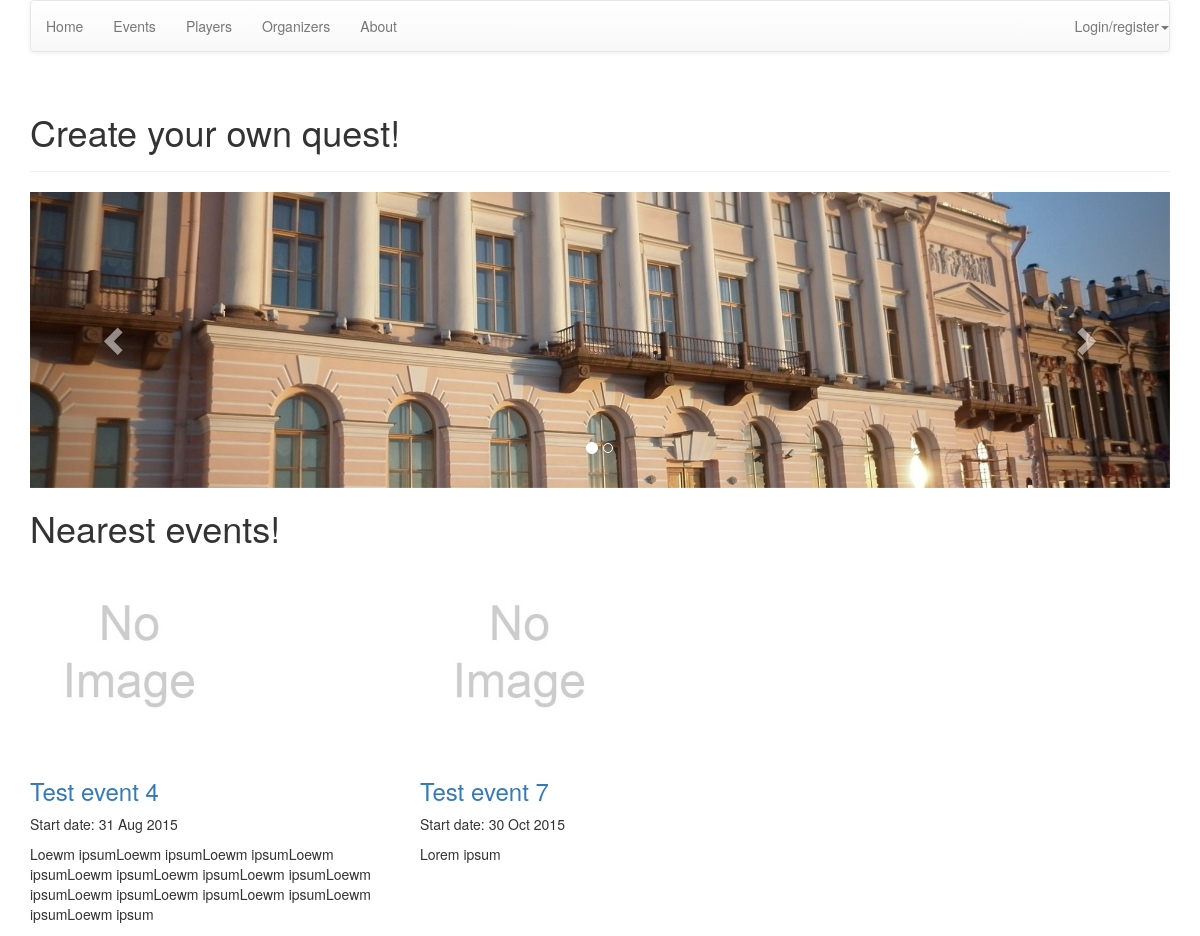
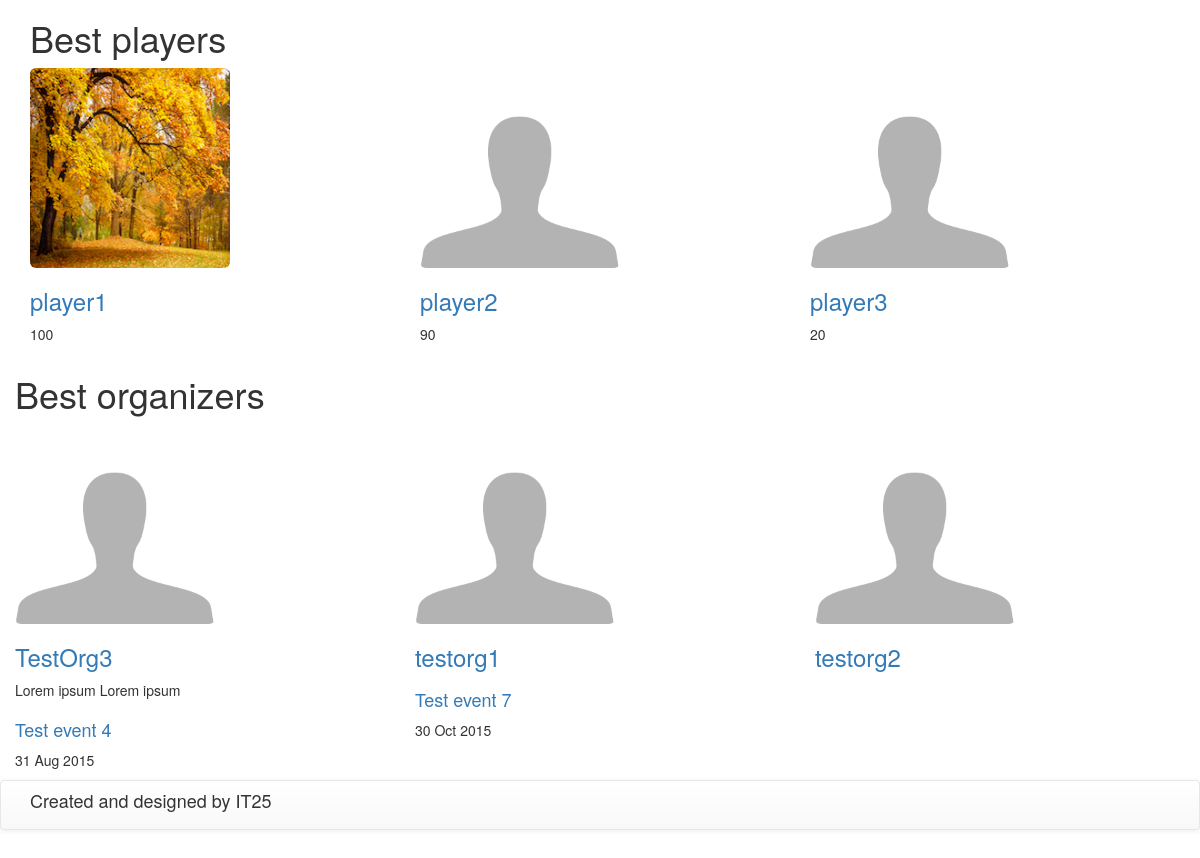
The page / on the database its author committed (2 pictures, top to bottom).
### web/models.py (models this page shows, shortened)
class Events(models.Model):
    title = models.TextField(verbose_name="Title")
    description = models.TextField(verbose_name="Description")
    map_link = models.TextField(verbose_name="Link to map", null=True, blank=True)
    place = models.ForeignKey(EventsPlaces, verbose_name="Place", null=True, blank=True)
    is_team = models.BooleanField(default=False, verbose_name="Team only")
    price = models.FloatField(verbose_name="Price", default=0.0)
    max_players = models.IntegerField(verbose_name="Limit players", null=True, blank=True)
    start_date = models.DateTimeField(verbose_name="Start date")
    end_date = models.DateTimeField(verbose_name="End date")
    registered_players = models.ManyToManyField(User, verbose_name="Registered users",
                                                related_name="regitered_players", null=True,
                                                blank=True)
    registered_teams = models.ManyToManyField(Teams, verbose_name="Registered teams", null=True,
                                              blank=True)
    organizer = models.ForeignKey(User, verbose_name="Organizer", related_name="organizer")
    completed = models.BooleanField(default=False, verbose_name="Finished")
    duration = DurationField(verbose_name="Duration", null=True, blank=True)
    image = models.ImageField(upload_to='images', blank=True, null=True, verbose_name="Image")
    event_photos = models.ManyToManyField(EventsPhotos, verbose_name="Event photos", null=True, blank=True)
    def image_tag(self):
        return u'<img src="%s" height=75 width=75 />' % (self.image.url)
    image_tag.short_description = "Current image"
    image_tag.allow_tags = True
    class Meta:
        verbose_name = "Event"
        verbose_name_plural = "Events"
        ordering = ('start_date',)

class Players(models.Model):
    SEX = (
        (0, 'MALE'),
        (1, 'FEMALE'),
        (2, 'NOT DEFINED')
    )
    user = models.OneToOneField(User)
    description = models.TextField(verbose_name="Description", null=True, blank=True)
    sex = models.IntegerField(choices=SEX, default=2, verbose_name="Sex")
    date_of_birth = models.DateField(null=True, blank=True, verbose_name="Date of birth")
    points = models.IntegerField(default=0, verbose_name="Points")
    rating = models.IntegerField(default=0, verbose_name="Place (rating)")
    class Meta:
        verbose_name = "Player"
        verbose_name_plural = "Players"

class QuestsUsers(models.Model):
    user = models.OneToOneField(User)
    is_organizer = models.BooleanField(default=False, verbose_name="Organizer")
    image = models.ImageField(upload_to='avatars', blank=True, null=True, verbose_name="Avatar")
    def image_tag(self):
        return u'<img src="%s" height=75 width=75 />' % (self.image.url)
    image_tag.short_description = "Current avatar"
    image_tag.allow_tags = True
    class Meta:
        verbose_name_plural = "Quests users"
        verbose_name = "Quest user"

class Organizers(models.Model):
    user = models.OneToOneField(User)
    description = models.TextField(verbose_name="Description", null=True, blank=True)
    tariff = models.ForeignKey(Tariffs, verbose_name="Tariff", null=True, blank=True)
    show_on_main_page = models.BooleanField(default=False, verbose_name="Best organizer (show on main page)") # If tru => show on main page
    def get_three_future_events(self):
        today = datetime.date.today()
        events = Events.objects.filter(organizer=self.user).filter(start_date__gte=today).order_by('start_date')[:3]
        return events
    class Meta:
        verbose_name = "Organizer"
        verbose_name_plural = "Organizers"

### web/views.py (the view)
# urls.py: url(r'^$', index, name='index'),
def index(request):
    today = datetime.date.today()
    nearest_events = Events.objects.filter(start_date__gte=today).order_by('start_date')[:3]
    best_players = Players.objects.filter(points__gt=0).order_by('-points')[:3]
    best_organizers = Organizers.objects.filter(show_on_main_page=True)[:3]
    return render_to_response('index.html', {'nearest_events': nearest_events,
                                             'best_players': best_players,
                                             'best_organizers': best_organizers},
                              context_instance=RequestContext(request))

### templates/index.html (shortened to what this page needs)
{% extends "base.html" %}
{% load staticfiles %}
{% block content %}
    <div class="container">
        <div class="row">
            <div class="col-xs-12">
                <div class="page-header">
                    <h1>Create your own quest!</h1>
                </div>
            </div>
        </div>
        <div class="row">
            <div class="col-xs-12">
                <div id="index_carousel" class="carousel slide" data-ride="carousel">
                    <ol class="carousel-indicators">
                        <li data-target="#index_carousel" data-slide-to="0" class="active"></li>
                        <li data-target="#index_carousel" data-slide-to="1"></li>
                    </ol>
                    <div class="carousel-inner" role="listbox">
                        <div class="item active">
                            <img src="{% static 'images/slide1.jpg' %}">
                        </div>
                    </div>
                    <a class="left carousel-control" href="#index_carousel" role="button" data-slide="prev">
                        <span class="glyphicon glyphicon-chevron-left" aria-hidden="true"></span>
                    </a>
                    <a class="right carousel-control" href="#index_carousel" role="button" data-slide="next">
                        <span class="glyphicon glyphicon-chevron-right" aria-hidden="true"></span>
                    </a>
                </div>
            </div>
        </div>
        <div class="row">
            <div class="col-xs-12">
                <h1>Nearest events!</h1>
                <div class="row">
                    {% if nearest_events %}
                        {% for event in nearest_events %}
                            <div class="col-xs-4">
                                <a href="{% url 'event' event.pk %}">
                                    {% if event.image.url != None %}
                                        <img src="{{ event.image.url }}" class="img-responsive img-rounded index_avatar">
                                    {% else %}
                                        <img src="{% static 'images/no_item_image.jpg' %}" class="img-responsive img-rounded index_avatar">
                                    {% endif %}
                                    <h3>{{ event.title }}</h3>
                                </a>
                                <p>Start date: {{ event.start_date|date:'d M Y' }}</p>
                                <p>{{ event.description }}</p>
                            </div>
                        {% endfor %}
                    {% else %}
                        <div class="col-xs-12">
                            <h2>Comming soon...</h2>
                        </div>
                    {% endif %}
                </div>
            </div>
        </div>
        <div class="row">
            <div class="col-xs-12">
                <h1>Best players</h1>
                <div class="row">
                    {% if best_players %}
                        {% for player in best_players %}
                            <div class="col-xs-4">
                                <a href="#">
                                    {% if player.user.questsusers.image.url != None %}
                                        <img src="{{ player.user.questsusers.image.url }}" class="img-responsive img-rounded index_avatar">
                                    {% else %}
                                        <img src="{% static 'images/default-user-avatar.png' %}" class="img-responsive img-rounded index_avatar">
                                    {% endif %}
                                    <h3>{{ player.user.username }}</h3>
                                </a>
                                <p>{{ player.points }}</p>
                            </div>
                        {% endfor %}
                    {% else %}
                        <h2>Comming soon</h2>
                    {% endif %}
                </div>
            </div>
        </div>
        <div class="row">
            <h1>Best organizers</h1>
            <div class="row">
                {% if best_organizers %}
                    {% for organizer in best_organizers %}
                        <div class="col-xs-4">
                            <a href="#">
                                {% if organizer.user.questsusers.image.url != None %}
                                    <img src="{{ organizer.user.questsusers.image.url }}" class="img-responsive img-rounded index_avatar">
                                {% else %}
                                    <img src="{% static 'images/default-user-avatar.png' %}" class="img-responsive img-rounded index_avatar">
                                {% endif %}
                                <h3>{{ organizer.user.username }}</h3>
                            </a>
                            <p>{{ organizer.description }}</p>
                            {% for event in organizer.get_three_future_events %}
                                <div class="row">
                                    <div class="col-xs-12">
                                        <h4><a href="#"> {{ event.title }} </a></h4>
                                        <p>{{ event.start_date|date:'d M Y' }}</p>
                                    </div>
                                </div>
                            {% endfor %}
                        </div>
                    {% endfor %}
                {% else %}
                    <h2>Comming soon</h2>
                {% endif %}
            </div>
        </div>
    </div>
{% endblock %}

### static/css/style.css (style rules this page uses)
html { position: relative; min-height: 100%; }
body { margin-bottom: 100px; }
.index_avatar { max-width: 200px; max-height: 200px; }

### rows shown on the page
Events: title "Test event 4", start_date "31 Aug 2015", description "Loewm ipsumLoewm ipsumLoewm ipsumLoewm ipsumLoewm ipsumLoewm ipsumLoewm ipsumLoewm ipsumLoewm ipsumLoewm ipsumLoewm ipsumLoewm ipsumLoewm ipsum"
Events: title "Test event 7", start_date "30 Oct 2015", description "Lorem ipsum"
Players: user.questsusers.image (picture), user.username "player1", points "100"
Players: user.username "player2", points "90"
Players: user.username "player3", points "20"
Organizers: user.username "TestOrg3", description "Lorem ipsum Lorem ipsum"
Organizers: user.username "testorg1"
Organizers: user.username "testorg2"
